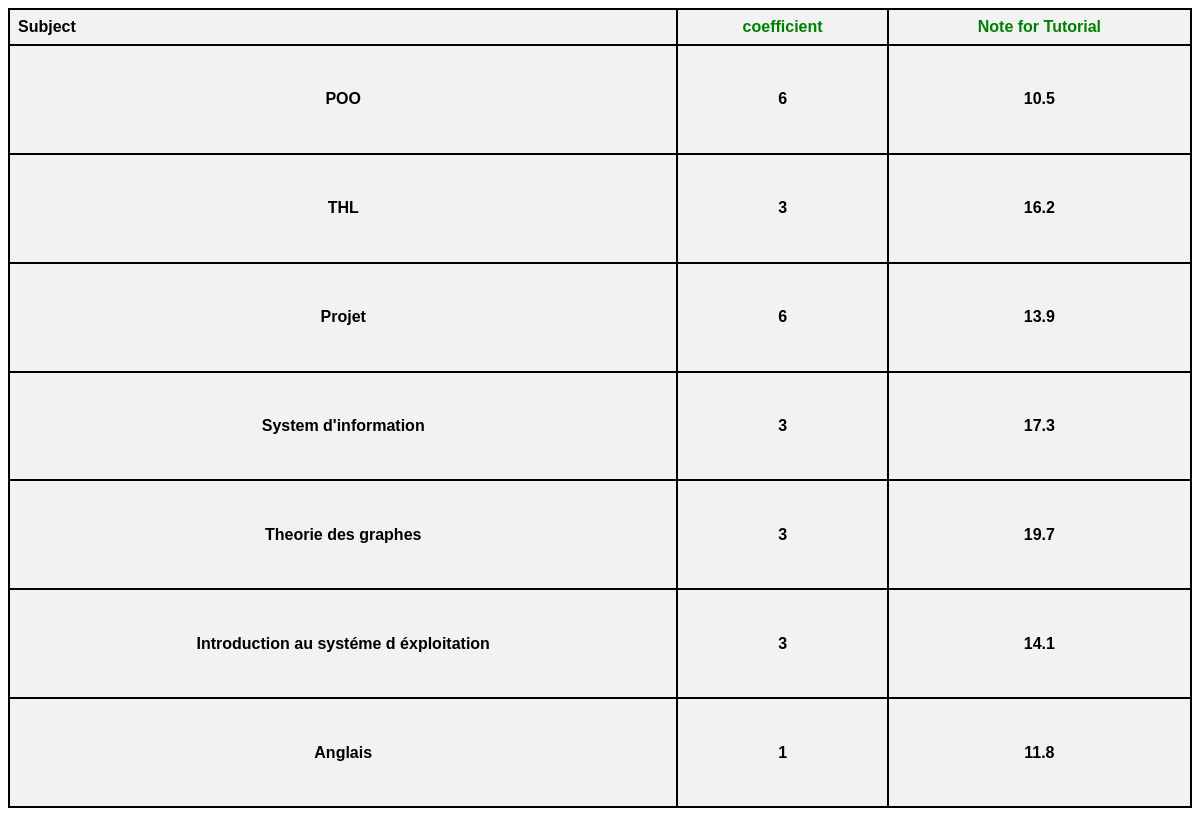
/note_td (signed in), run on the app's committed database.
### tables this page shows
CREATE TABLE inscription (
    inscription_id INTEGER PRIMARY KEY AUTOINCREMENT,
    etudiant_id INTEGER NOT NULL,
    module_id INTEGER NOT NULL,
    note_td REAL NOT NULL,
    note_controle REAL NOT NULL,
    FOREIGN KEY (etudiant_id) REFERENCES etudiant (etudiant_id),
    FOREIGN KEY (module_id) REFERENCES modules (module_id)
);

CREATE TABLE modules (
    module_id INTEGER PRIMARY KEY AUTOINCREMENT,
    module TEXT NOT NULL,
    coefficient INTEGER  NOT NULL
);

### app.py (the view)
@app.route('/note_td', methods=["POST", "GET"])
@login_required
def note_td():
    id = current_user.id
    db = get_db()
    cur = db.execute('''SELECT
                        m.module AS module,
                        m.coefficient AS coef,
                        i.note_td AS note
                        FROM
                        inscription i
                        JOIN
                        modules m ON i.module_id = m.module_id
                        WHERE
                        i.etudiant_id = ?''', (id,)).fetchall()
    return render_template('note_td.html', data=cur)

### app.py (called while the page is built)
def get_db():
    if 'db' not in g:
        g.db = sqlite3.connect(app.config['DATABASE'], detect_types= sqlite3.PARSE_DECLTYPES)
        g.db.row_factory = sqlite3.Row
    return g.db

@login_manager.user_loader
def load_user(user_id):
    db = get_db()
    cur = db.execute('SELECT * FROM etudiant WHERE etudiant_id = ?', (user_id,)).fetchone()
    if cur is not None:
        return Student(cur['etudiant_id'], cur['matricule'], cur['nom'], cur['prenom'], cur['email'], cur['date_de_naissance'],cur['mot_de_passe'])
    cur = db.execute('SELECT * FROM admin WHERE admin_id = ?', (user_id,)).fetchone()
    if cur is not None:
        return Admin(cur['admin_id'], cur['username'], cur['password'], cur.get('email'))
    return None

### templates/note_td.html (shortened to what this page needs)
<!DOCTYPE html>
<html lang="fr">
<head>
    <link rel="stylesheet" href="static/css/note_td.css">
</head>
<body>
    <table>
        <thead>
          <tr>
            <th>Subject</th>
            <th id="note">coefficient</th>
            <th id="note">Note for Tutorial</th>
          </tr>
        </thead>
        <tbody>
          {% for item in data %}
          <tr>
              <td>{{ item.module }}</td>
              <td>{{ item.coef }}</td>
              <td>{{ item.note }}</td>
          </tr>
      {% endfor %}
        </tbody>
      </table>
</body>
</html>

### static/css/note_td.css (style rules this page uses)
table { width: 100%; height: 100vh; font-weight: bold; border-collapse: collapse; font-family: sans-serif; border: 2px solid black; }
th,#mat { background-color: #f2f2f2; padding: 8px; text-align: left; border: 2px solid black; }
td { background-color: #f2f2f2; padding: 8px; text-align: center; border: 2px solid black; }
#note { color: green; text-align: center; }

### data on the page
inscription: module "POO", coef "6", note "10.5"
inscription: module "THL", coef "3", note "16.2"
inscription: module "Projet", coef "6", note "13.9"
inscription: module "System d'information", coef "3", note "17.3"
inscription: module "Theorie des graphes", coef "3", note "19.7"
inscription: module "Introduction au systéme d éxploitation", coef "3", note "14.1"
inscription: module "Anglais", coef "1", note "11.8"
